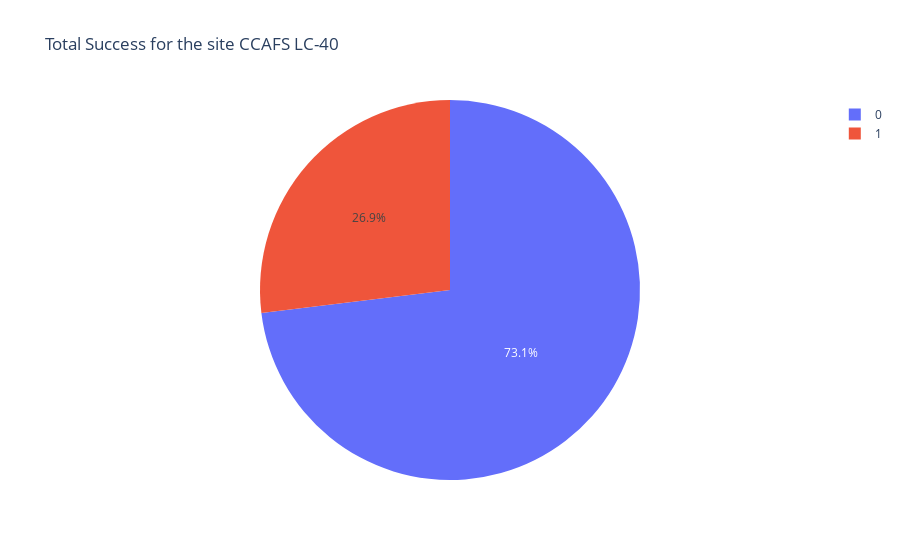

The notebook cell saved with this chart:
### Code cell
df2 = filtered_df[filtered_df["Launch Site"] == 'CCAFS LC-40']
df2 = df2[['Launch Site', 'class']].value_counts().reset_index()
fig = px.pie(df2, values='count', names='class', title=f'Total Success for the site CCAFS LC-40')
fig.show()

### Figure 1 — Plotly figure (JSON) as saved in the notebook; plotly's stock layout.template omitted (floating-point values rounded to 4 significant figures)
{"data": [{"domain": {"x": [0, 1], "y": [0, 1]}, "hovertemplate": "class=%{label}<br>count=%{value}<extra></extra>", "labels": [0, 1], "legendgroup": "", "name": "", "showlegend": true, "type": "pie", "values": [19, 7]}], "layout": {"legend": {"tracegroupgap": 0}, "title": {"text": "Total Success for the site CCAFS LC-40"}}}
